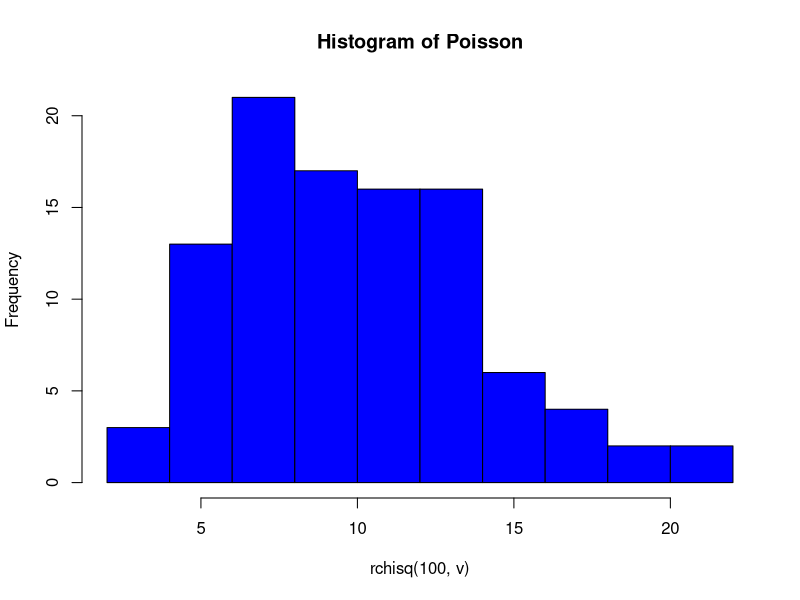

Write R code to recreate this figure.
x = 2
v = 10

#4a
dchisq(x, v)

#4b
hist(rchisq(100, v),main="Histogram of Poisson", col="blue")

#4c
avg = v
paste("nilai rata-rata: ", avg)
var = 2 * v
paste("nilai varian: ", var)